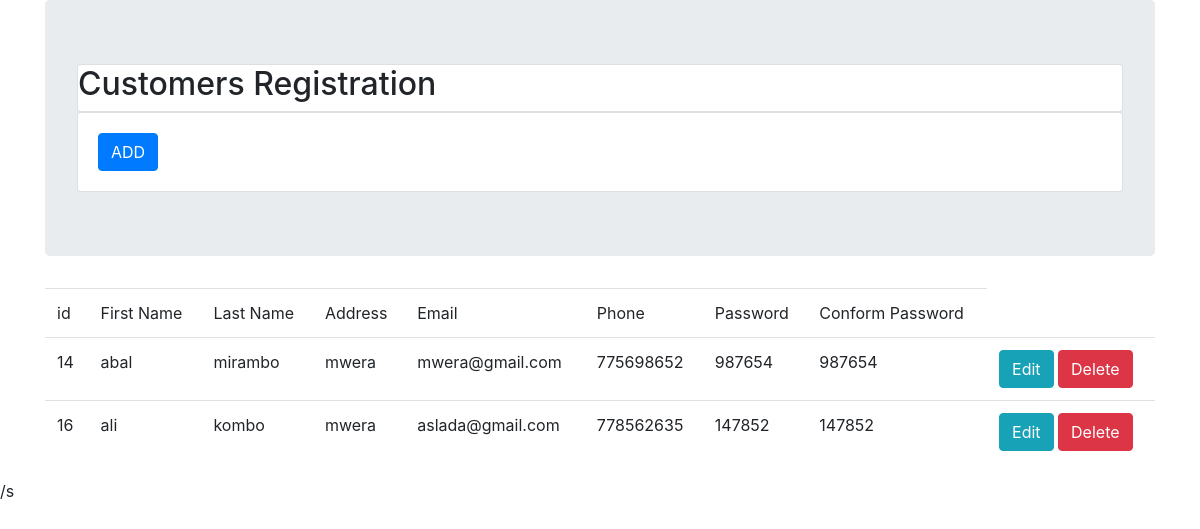
Screenshot of /form4add.php with the database file from the repository.
### tables this page shows
CREATE TABLE `cust` (
  `id` int(11) NOT NULL,
  `fname` varchar(25) NOT NULL,
  `lname` varchar(30) NOT NULL,
  `address` varchar(30) NOT NULL,
  `email` varchar(30) NOT NULL,
  `phone` int(10) NOT NULL,
  `password` varchar(30) NOT NULL,
  `conform_pass` varchar(30) NOT NULL
);

### form4add.php (the view, shortened to what this page needs)
<!DOCTYPE html>
<html lang="en">
<head>
	<link rel="stylesheet" type="text/css" href="">
	<link rel="stylesheet" href="https://stackpath.bootstrapcdn.com/bootstrap/4.5.1/css/bootstrap.min.css">
</head>
<body>
<div class="container">
	<div class="jumbotron">
		<div class="card">
			<h2>Customers Registration</h2>
		</div>
		<div class="card">
			<div class="card-body">
				<button type="button" class="btn btn-primary" data-toggle="modal" data-target="#custaddmodel">
  					ADD
				</button>
			</div>
		</div>
	</div>
	<div class="container">
		<div class="row">
<?php
require 'connection.php';
$stmt = $conn->query("SELECT * from cust");
$row = $stmt->fetchAll(PDO::FETCH_ASSOC);
echo '<table class="table table-border">'."\n";
echo "<td>id</td>";
echo "<td>First Name</td>";
echo "<td>Last Name</td>";
echo "<td>Address</td>";
echo "<td>Email</td>";
echo "<td>Phone</td>";
echo "<td>Password</td>";
echo "<td>Conform Password</td>";
foreach ($row as $row) {
	echo "<tr><td>";
	echo ($row['id']);
	echo "</td><td>";
	echo ($row['fname']);
	echo "</td><td>";
	echo ($row['lname']);
	echo "</td><td>";
	echo ($row['address']);
	echo "</td><td>";
	echo ($row['email']);
	echo "</td><td>";
	echo ($row['phone']);
	echo "</td><td>";
	echo ($row['password']);
	echo "</td><td>";
	echo ($row['conform_pass']);
	echo "</td><td>";
	echo '<a href="updateform.php? id='.$row['id'].'" class="btn btn-info" >Edit</a>';
	echo '<a href="deletehandler.php? id='.$row['id'].'" class="btn btn-danger" onclick="return Delete()" >Delete</a>';
	echo "</td></tr>";
}
?>
</table>
</div>
</div>
</div>
<script src="https://cdnjs.cloudflare.com/ajax/libs/jquery-ajaxy/1.6.1/scripts/jquery.ajaxy.min.js"></script>/s
</body>
</html>

### rows the page displays
cust: id "14", fname "abal", lname "mirambo", address "mwera", email "mwera@gmail.com", phone "775698652", password "987654", conform_pass "987654"
cust: id "16", fname "ali", lname "kombo", address "mwera", email "aslada@gmail.com", phone "778562635", password "147852", conform_pass "147852"
